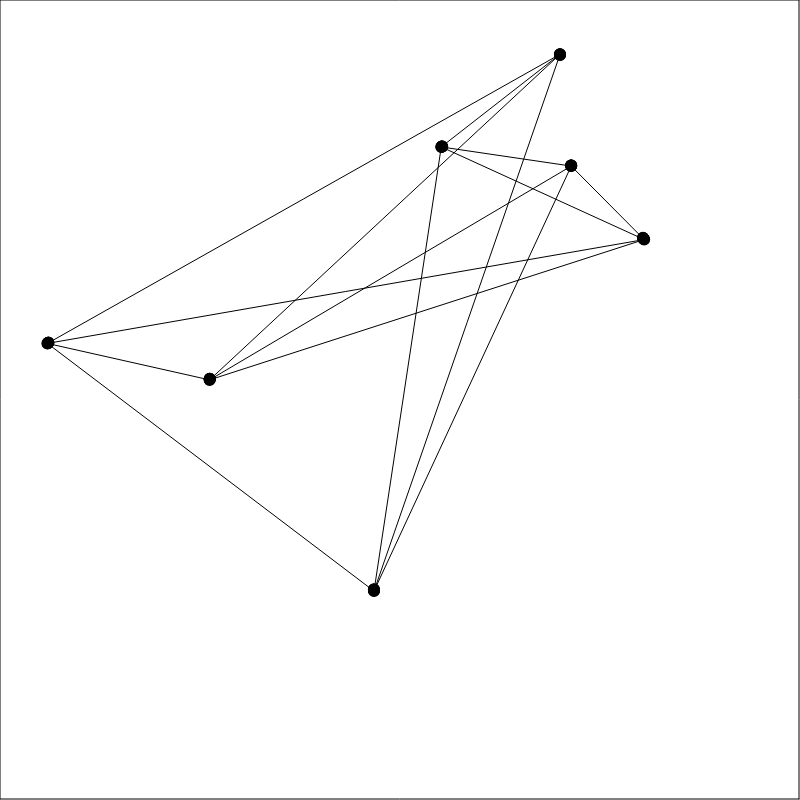
Frame 1 (no input)
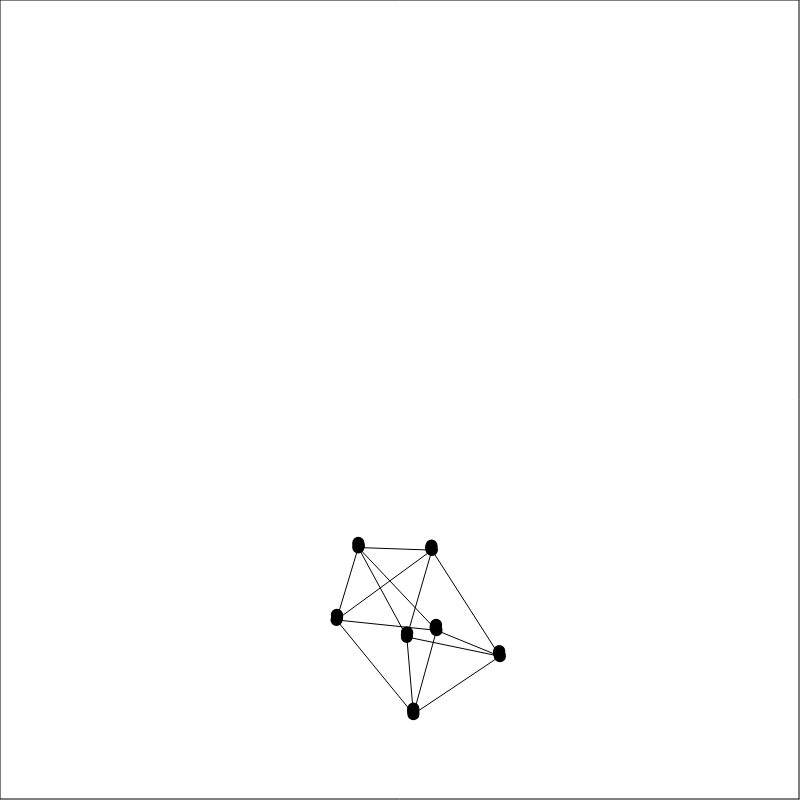
Frame 60 (no input)
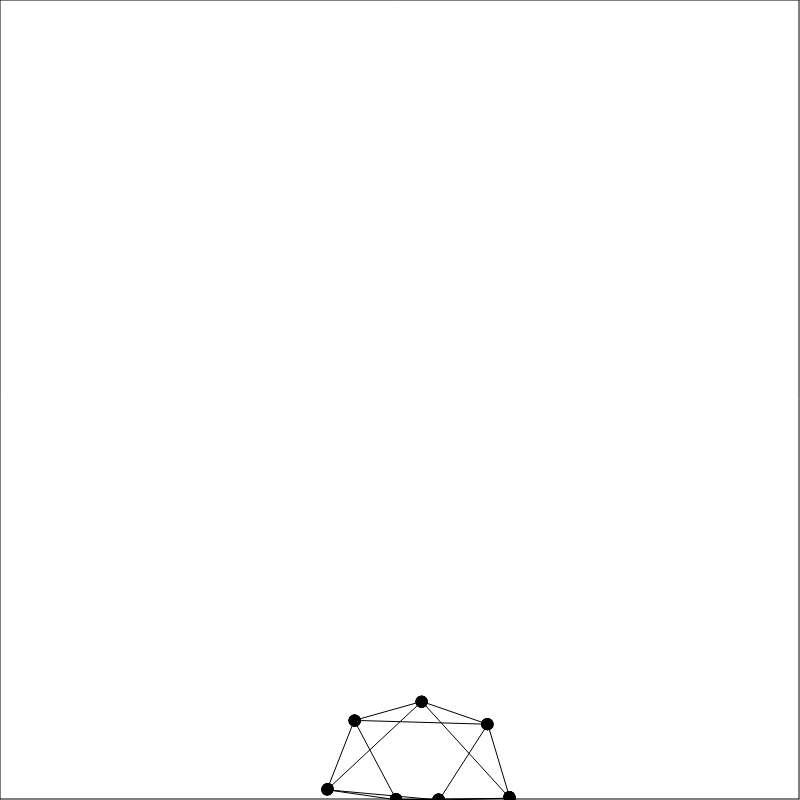
Frame 120 (the mouse pressed at the canvas centre since frame 60)

The p5.js sketch that drew these frames (run headless with seeded random() and noise() and a simulated clock; from frame 60 on, the mouse is pressed at the canvas centre):

// p5.js sketch
// ── sketch.js
var graph = null

function setup() {

  createCanvas(800, 800)
  let vertices = 7
  graph = new Graph()
  for ( let i = 0; i < vertices; i++ ) graph.addNode(new Node())


  // let edgeSet = {}
  // for ( let i = 0 ; i < vertices * 3; i++ ) {
  // 	let from, to
  // 	from = random(0, vertices) | 0
  // 	to = random(0, vertices) | 0
  // 	let edge = min(from, to) + ", " + max(from, to)
  // 	if (edgeSet[edge] || to == from) { i--; continue}
  // 	edgeSet[edge] = true
  //   graph.addEdge(from, to)
  // }


  for ( let i = 0; i < vertices; i++ ) {
    graph.addEdge(i, (i + 1) % vertices)
    graph.addEdge(i, (i + 2) % vertices)
  }

}

function draw() {
  clear()

  graph.update()

  drawEdges()
}


function drawEdges(){
  line(0, 0, width - 1, 0);
  line(0, height - 1, width - 1, height - 1);
  line(0, 0, 0, height - 1);
  line(width - 1, 0, width - 1, height - 1);
}
// ── Graph.js
class Graph {
    
    constructor() {
        this.nodes = []
        this.edges = []
    }

    addNode(node) {
        this.nodes.push(node)
    }

    addEdge(first, second) {
        this.edges.push([first, second])
    }

    update() {

        for ( let i = 0; i < this.nodes.length - 1; i++ ) {
            for ( let j = i + 1; j < this.nodes.length; j++ ) {

                let first = this.nodes[i]
                let second = this.nodes[j]

                first.repel( second, 24 )
                second.repel( first, 23 )

                first.update()
                second.update()
                
            }
        }

        for ( let edge of this.edges) {

            let first = this.nodes[edge[0]]
            let second = this.nodes[edge[1]]

            first.attract( second, 0.008 )
            second.attract( first, 0.008 )

            line( first.pos.x, first.pos.y, second.pos.x, second.pos.y )

            let mid = p5.Vector.add(first.pos, second.pos)
            mid.mult(0.5)

            // push()
            // fill(255, 0, 0)
            // noStroke()
            // ellipse(mid.x, mid.y, 5, 5)
            // pop()

            for ( let node of this.nodes ) {

                let accl = node.repelVec(mid, 6)

                first.vel.add( p5.Vector.mult(accl, -0.5) )
                second.vel.add( p5.Vector.mult(accl, -0.5) )

            }

        }

    }

}
// ── Node.js
class Node {
    
    constructor() {
        this.pos = createVector(random(0, width), random(0, height))
        this.vel = createVector(randomGaussian(0, 0), randomGaussian(0, 0))
    }

    draw() {
        push()
        strokeWeight(2)
        fill(0,0,0)
        ellipse(this.pos.x, this.pos.y, 10, 10)
        pop()
    }

    update() {

        this.vel.mult(0.95)
        this.vel.y += 0.05

        if (this.pos.x > width || this.pos.x < 0) {
            this.vel.x *= -0.6
            this.pos.x = this.pos.x < 0 ? 0 : width
            this.vel.y *= 0.99
        }

        if (this.pos.y > height || this.pos.y < 0) {
            this.vel.y *= -0.6
            this.pos.y = this.pos.y < 0 ? 0 : height
            this.vel.x *= 0.99
        }

        this.pos.add(this.vel)

        this.draw()
    }

    attract( other, strength ) {
        this.attractVec(other.pos, strength)
    }

    repel( other, strength ) {
        this.repelVec(other.pos, strength)
    }

    attractVec( other, strength ) {
        let diff = p5.Vector.sub( other, this.pos )
        let accl = p5.Vector.mult( diff, strength )
        this.vel.add( accl )
        return accl
    }

    repelVec( other, strength ) {
        let diff = p5.Vector.sub( other, this.pos )
        let accl = p5.Vector.mult( diff, - strength / diff.magSq() )
        this.vel.add( accl )
        return accl
    }

}
